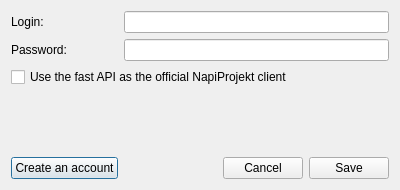
<?xml version="1.0" encoding="UTF-8"?>
<ui version="4.0">
 <class>frmNapiProjektConfig</class>
 <widget class="QDialog" name="frmNapiProjektConfig">
  <property name="geometry">
   <rect>
    <x>0</x>
    <y>0</y>
    <width>400</width>
    <height>190</height>
   </rect>
  </property>
  <property name="minimumSize">
   <size>
    <width>330</width>
    <height>130</height>
   </size>
  </property>
  <property name="maximumSize">
   <size>
    <width>520</width>
    <height>260</height>
   </size>
  </property>
  <property name="windowTitle">
   <string>QNapi - NapiProjekt configuration</string>
  </property>
  <layout class="QGridLayout">
   <item row="0" column="0">
    <widget class="QLabel" name="lbNick">
     <property name="text">
      <string>Login:</string>
     </property>
    </widget>
   </item>
   <item row="0" column="1" colspan="3">
    <widget class="QLineEdit" name="leNick">
     <property name="text">
      <string/>
     </property>
    </widget>
   </item>
   <item row="1" column="0">
    <widget class="QLabel" name="lbPass">
     <property name="text">
      <string>Password:</string>
     </property>
    </widget>
   </item>
   <item row="1" column="1" colspan="3">
    <widget class="QLineEdit" name="lePass">
     <property name="text">
      <string/>
     </property>
     <property name="echoMode">
      <enum>QLineEdit::Password</enum>
     </property>
    </widget>
   </item>
   <item row="2" column="0" colspan="4">
    <widget class="QCheckBox" name="cbOfficialClientApi">
     <property name="text">
      <string>Use the fast API as the official NapiProjekt client</string>
     </property>
     <property name="toolTip">
      <string>NapiProjekt's fast API is not rate-limited, but it refuses QNapi by name. With this option QNapi identifies itself as the official NapiProjekt client to use it. Off: QNapi uses the slower, rate-limited endpoint.</string>
     </property>
    </widget>
   </item>
   <item row="3" column="0" colspan="4">
    <spacer>
     <property name="orientation">
      <enum>Qt::Vertical</enum>
     </property>
     <property name="sizeHint" stdset="0">
      <size>
       <width>318</width>
       <height>41</height>
      </size>
     </property>
    </spacer>
   </item>
   <item row="4" column="0">
    <widget class="QPushButton" name="pbRegister">
     <property name="text">
      <string>Create an account</string>
     </property>
    </widget>
   </item>
   <item row="4" column="1">
    <spacer>
     <property name="orientation">
      <enum>Qt::Horizontal</enum>
     </property>
     <property name="sizeHint" stdset="0">
      <size>
       <width>108</width>
       <height>20</height>
      </size>
     </property>
    </spacer>
   </item>
   <item row="4" column="2">
    <widget class="QPushButton" name="pbCancel">
     <property name="text">
      <string>Cancel</string>
     </property>
    </widget>
   </item>
   <item row="4" column="3">
    <widget class="QPushButton" name="pbSave">
     <property name="text">
      <string>Save</string>
     </property>
    </widget>
   </item>
  </layout>
 </widget>
 <resources/>
 <connections>
  <connection>
   <sender>pbCancel</sender>
   <signal>clicked()</signal>
   <receiver>frmNapiProjektConfig</receiver>
   <slot>reject()</slot>
   <hints>
    <hint type="sourcelabel">
     <x>236</x>
     <y>101</y>
    </hint>
    <hint type="destinationlabel">
     <x>164</x>
     <y>59</y>
    </hint>
   </hints>
  </connection>
  <connection>
   <sender>pbSave</sender>
   <signal>clicked()</signal>
   <receiver>frmNapiProjektConfig</receiver>
   <slot>accept()</slot>
   <hints>
    <hint type="sourcelabel">
     <x>300</x>
     <y>101</y>
    </hint>
    <hint type="destinationlabel">
     <x>164</x>
     <y>59</y>
    </hint>
   </hints>
  </connection>
  <connection>
   <sender>leNick</sender>
   <signal>returnPressed()</signal>
   <receiver>frmNapiProjektConfig</receiver>
   <slot>accept()</slot>
   <hints>
    <hint type="sourcelabel">
     <x>220</x>
     <y>18</y>
    </hint>
    <hint type="destinationlabel">
     <x>164</x>
     <y>59</y>
    </hint>
   </hints>
  </connection>
  <connection>
   <sender>lePass</sender>
   <signal>returnPressed()</signal>
   <receiver>frmNapiProjektConfig</receiver>
   <slot>accept()</slot>
   <hints>
    <hint type="sourcelabel">
     <x>220</x>
     <y>51</y>
    </hint>
    <hint type="destinationlabel">
     <x>164</x>
     <y>59</y>
    </hint>
   </hints>
  </connection>
 </connections>
</ui>
